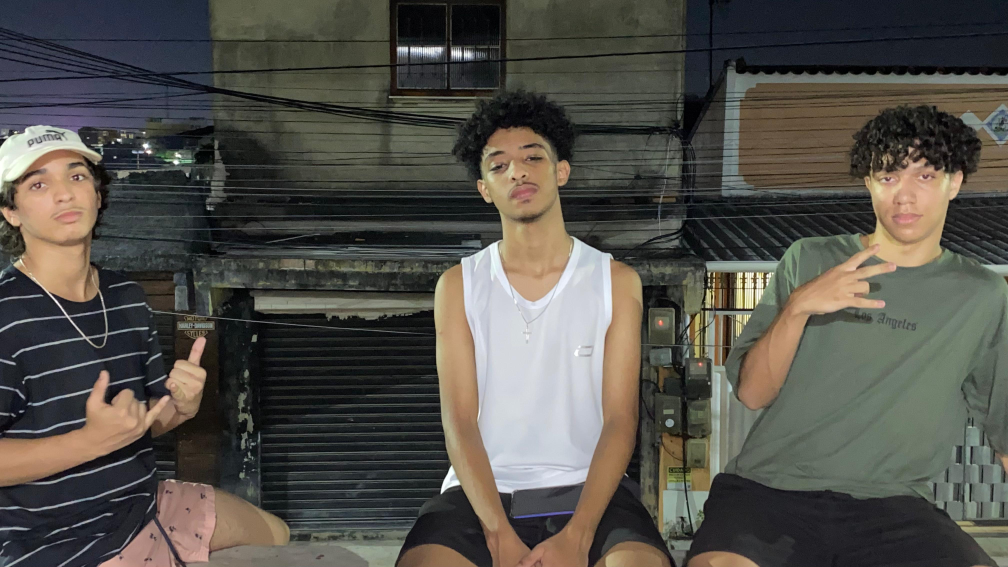
#> input picture src/pic.jpg, 4032 x 2268 px, found by its file name (shown at 1/4 size)
$ python EscalaCinzenta.py
#> lines starting #> are read from the running program, lines starting #| are printed output that depends on the picture
#Cores trazem muita informação pra uma imagem. aos remove-lás, a imagem fica mais simples.

import cv2  # importa OpenCV

imgcolorida = cv2.imread("src/pic.jpg", cv2.IMREAD_COLOR)# carrega "pic.jpg". IMREAD_GRAYSCALE é autoexplicativo
#> imgcolorida is the input picture: shape (2268, 4032, 3); mean B, G, R 74.1, 80.5, 83.1
imgcinzenta= cv2.imread("src/pic.jpg", cv2.IMREAD_GRAYSCALE)# carrega "pic.jpg". IMREAD_GRAYSCALE é autoexplicativo
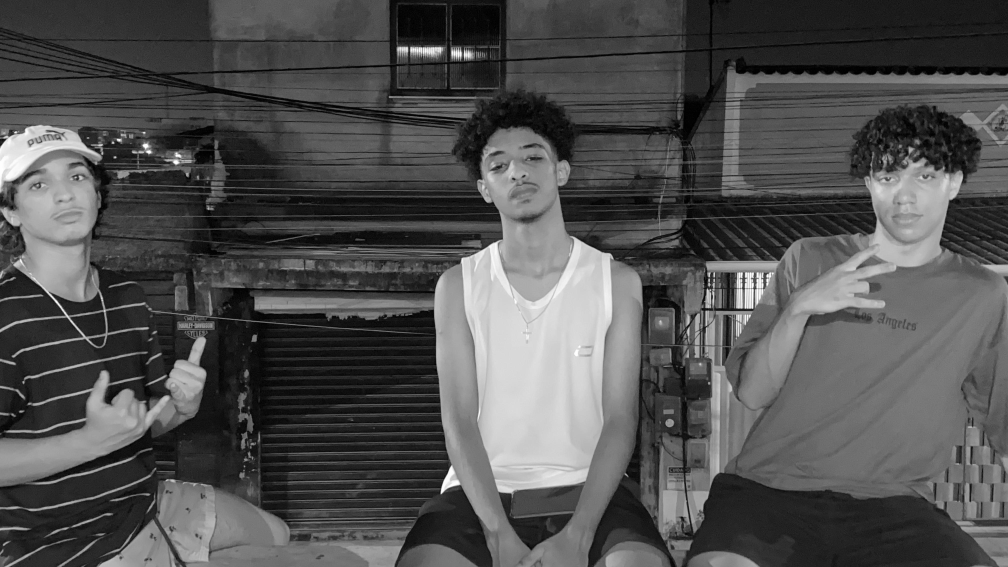
#> imgcinzenta: shape (2268, 4032) (shown at 1/4 size); min 0, max 255, mean 80.6

#Criando valores para redimencionar as imagens
escala = 25 #Tamanho q eu quero em %tagem
largura = int((imgcolorida.shape[1]*escala)/100) #1 é altura
#> largura = 1008
altura = int((imgcolorida.shape[0]*escala)/100) #shape[0] é largura
#> altura = 567

dim = (largura,altura) #variavel q guarda largura e a altura, já q o cv2.resize só aceita uma variavel pro tamanho
#> dim = (1008, 567)

imgcor = cv2.resize(imgcolorida, dim, interpolation= cv2.INTER_AREA) #Redimensionando a imagem colorida
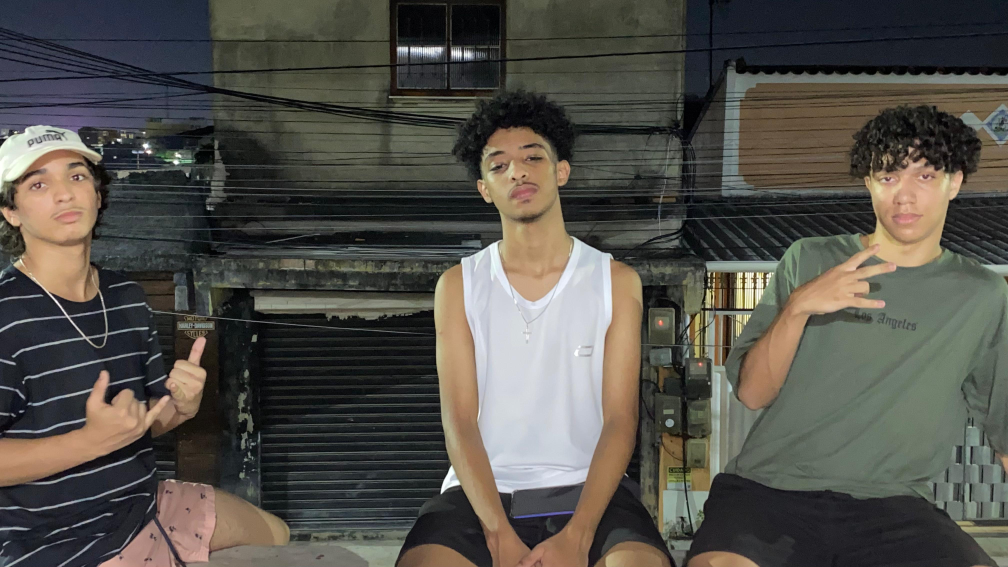
#> imgcor: shape (567, 1008, 3); mean B, G, R 74.1, 80.5, 83.1
imgcinza = cv2.resize(imgcinzenta, dim, interpolation= cv2.INTER_AREA)#Redimensionando a imagem cinza
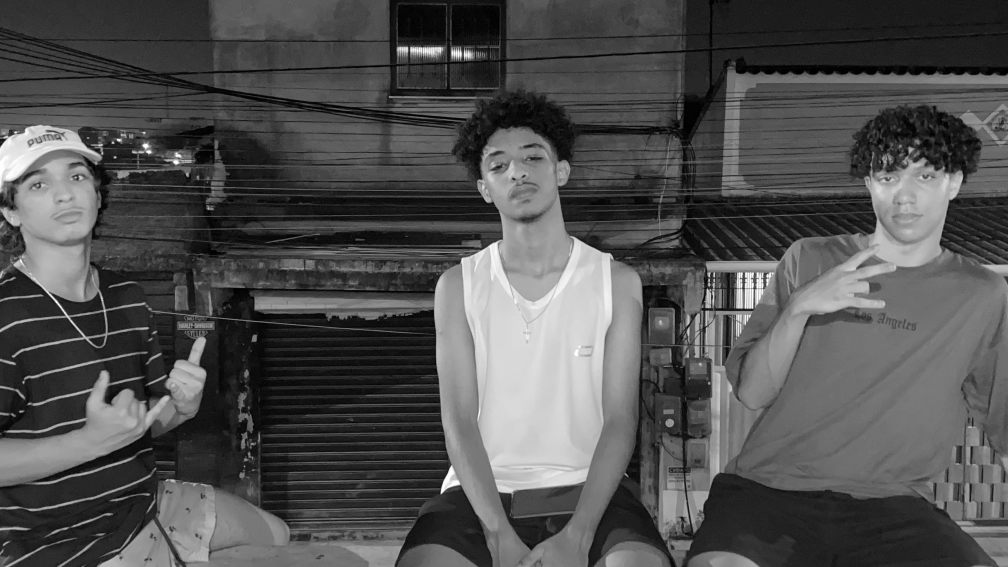
#> imgcinza: shape (567, 1008); min 0, max 255, mean 80.6


cv2.imshow("Imagem com cor", imgcor)
cv2.imshow("Imagem sem cor", imgcinza)

cv2.waitKey(0) #0 = espera infinita (ms)
cv2.destroyAllWindows () #Fecha todas as janelas do OpenCV
